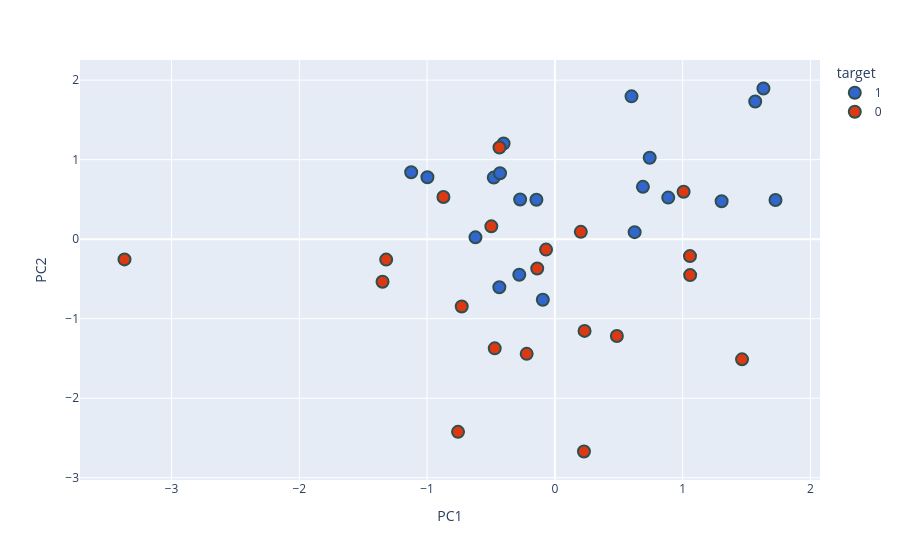

Here is the notebook cell this chart was saved with:
### Code cell
new_df['target'] = new_df['target'].astype(str)

new_df['PC1'] = np.real(new_df['PC1'])
new_df['PC2'] = np.real(new_df['PC2'])

fig = px.scatter(
    new_df,
    x='PC1',
    y='PC2',
    color='target',
    color_discrete_sequence=px.colors.qualitative.G10
)

fig.update_traces(
    marker=dict(
        size=12,
        line=dict(width=2, color='DarkSlateGrey')
    )
)

fig.show(renderer="browser")

### Figure 1 — Plotly figure (JSON) as saved in the notebook; plotly's stock layout.template omitted (floating-point values rounded to 4 significant figures)
{"data": [{"hovertemplate": "target=1<br>PC1=%{x}<br>PC2=%{y}<extra></extra>", "legendgroup": "1", "marker": {"color": "#3366CC", "line": {"color": "DarkSlateGrey", "width": 2}, "size": 12, "symbol": "circle"}, "mode": "markers", "name": "1", "orientation": "v", "showlegend": true, "type": "scatter", "x": [1.726, 0.6886, -0.4348, -0.09456, -0.2719, -0.4015, -0.2787, -1.125, -0.4784, 0.7417, -0.4294, 0.8867, -0.6216, 0.5994, -0.1446, 0.624, 1.632, 1.567, -0.9974, 1.305], "xaxis": "x", "y": [0.4925, 0.6581, -0.6038, -0.7616, 0.4982, 1.203, -0.4476, 0.8422, 0.7744, 1.024, 0.8293, 0.5227, 0.02311, 1.796, 0.4949, 0.08837, 1.895, 1.731, 0.7789, 0.4766], "yaxis": "y"}, {"hovertemplate": "target=0<br>PC1=%{x}<br>PC2=%{y}<extra></extra>", "legendgroup": "0", "marker": {"color": "#DC3912", "line": {"color": "DarkSlateGrey", "width": 2}, "size": 12, "symbol": "circle"}, "mode": "markers", "name": "0", "orientation": "v", "showlegend": true, "type": "scatter", "x": [-0.2208, -3.368, 0.2273, -0.4337, -0.729, 1.464, 0.2321, 1.007, -1.349, 1.058, -1.32, 0.4848, -0.4975, 1.057, -0.8722, -0.06918, -0.1383, -0.7579, -0.4708, 0.2028], "xaxis": "x", "y": [-1.442, -0.2546, -2.67, 1.153, -0.8465, -1.511, -1.153, 0.596, -0.5361, -0.452, -0.257, -1.218, 0.1614, -0.2127, 0.5307, -0.131, -0.3684, -2.423, -1.373, 0.09181], "yaxis": "y"}], "layout": {"legend": {"title": {"text": "target"}, "tracegroupgap": 0}, "margin": {"t": 60}, "xaxis": {"anchor": "y", "domain": [0, 1], "title": {"text": "PC1"}}, "yaxis": {"anchor": "x", "domain": [0, 1], "title": {"text": "PC2"}}}}
